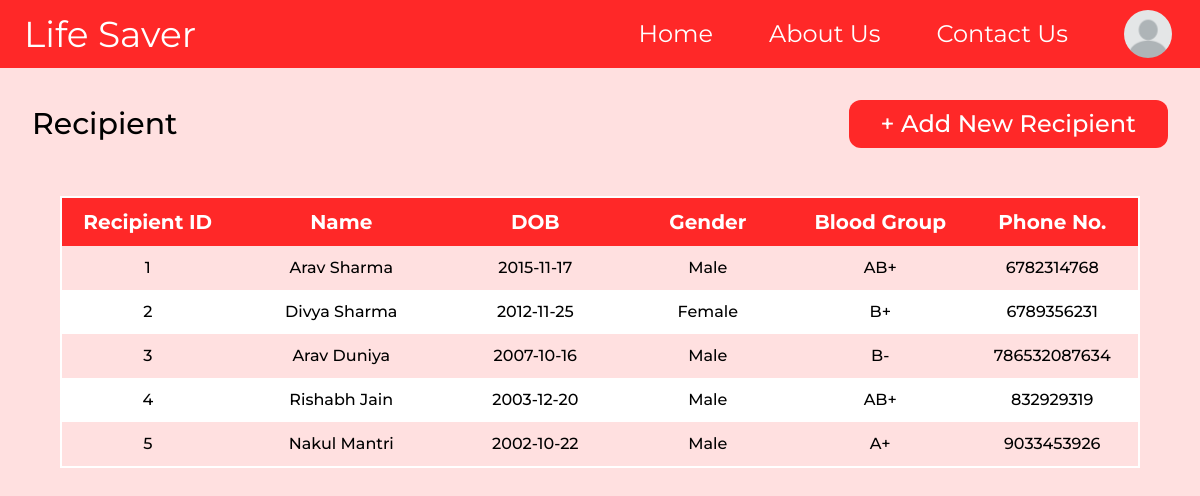
The app's page /HRecipients (signed in) with its own data.
### app/models.py (models this page shows)
class Recipient(UserMixin,db.Model):
    recipient_id = db.Column(db.Integer, primary_key=True,autoincrement=True)
    h_email_id = db.Column(db.String(120), db.ForeignKey('r_hospital.h_email_id'))
    first_name = db.Column(db.String(50), nullable=False)
    last_name = db.Column(db.String(50), nullable=False)
    date_of_birth = db.Column(db.Date, nullable=False)
    gender = db.Column(db.String(10), nullable=False)
    contact_phone = db.Column(db.String(15))
    contact_email = db.Column(db.String(120))
    contact_address = db.Column(db.String(200))
    blood_type = db.Column(db.String(5), nullable=False)
    medical_history = db.Column(db.Text,nullable=True)
    r_hospital = db.relationship("RHospital", backref="hospitals")

### app/routes.py (the view)
@app.route('/HRecipients',methods=['GET', 'POST'])
@login_required
@hos_required
def HRecipients():
    src = "../static/images/profile.png"
    allowed_extensions = ['jpg', 'jpeg', 'png']
    for extension in allowed_extensions:
        image_path = f"/home/MHADJANGO/BBMS/app/static/images/{current_user.h_email_id.split('@')[0]}.{extension}"
        if os.path.isfile(image_path) == True:
            src = f"../static/images/{current_user.h_email_id.split('@')[0]}.{extension}"
    res = Recipient.query.filter_by(h_email_id=current_user.h_email_id).all()
    return render_template('Hospital/Hospital_Recipent.html',ress =res,src=src,user=current_user)

### app/models.py (called while the page is built)
    def has_role(self, role):
        return role in self.roles

### app/routes.py (called while the page is built)
def hos_required(f):
    @wraps(f)
    def decorated_function(*args, **kwargs):
        if current_user.is_authenticated :
            if current_user.has_role('hospital'):
                return f(*args, **kwargs)
            else:
                return redirect(url_for('index'))
        else:
            return redirect(url_for('index'))
    return decorated_function

@login_manager.user_loader
def load_user(user_id):
    donor = RDonor.query.get(user_id)
    if donor:
        return donor
    hospital = RHospital.query.get(user_id)
    if hospital:
        return hospital
    admin = AdminUser.query.get(user_id)
    if admin:
        return admin
    return None

### app/templates/Hospital/Hospital_Recipent.html (shortened to what this page needs)
<!DOCTYPE html>
<html lang="en" class="box-border scroll-smooth focus:scroll-auto">
<head>
  <script src="https://cdn.tailwindcss.com"></script>
  <link rel="stylesheet" href="{{ url_for('static', filename='profile.css') }}" />
</head>
<body class="dreq-body bg-[#ffe0e0]">
  <nav class="bg-[#FF2828] w-full flex py-[7px] text-white text-[24px] ">
    <div class="flex items-center
        w-[20%]
    ml-[24px] text-[36px]  hover:tracking-[0.1em]
    transition-all duration-700 cursor-pointer
                ">
      <a href="{{url_for('index')}}">Life Saver</a>
    </div>
    <div class=" flex w-[80%] justify-end items-center">
      <div class="cursor-pointer hover:border-b-[2px] hover:border-white transition-all duration-100 mx-[28px] ">
        <a href="{{url_for('index')}}">Home</a>
      </div>
      <div class="cursor-pointer hover:border-b-[2px] hover:border-white transition-all duration-100 mx-[28px] ">
        <a href="{{url_for('about')}}">About Us</a>
      </div>
      <div class="cursor-pointer hover:border-b-[2px] hover:border-white transition-all duration-100 mx-[28px] ">
        <a href="{{url_for('contact')}}">Contact Us</a>
      </div>
      {% if user is none %}
      <div class="log--in cursor-pointer hover:border-b-[2px] hover:border-white transition-all duration-100 mx-[28px]">
        <a href="{{url_for('login')}}">Login</a>
      </div>
      {% else %}
      <div class="nav-btn p-dropdown input ">
        <div class="temp flex items-center">
          <button class="inline mx-[28px]" onclick="showItemS()">
            <img src="{{ src }}" id="profile-pic-main" alt=""
              class="rounded-full bg-[#d9d9d9]  w-[48px] h-[48px] cursor-pointer ">
          </button>
        </div>
      </div>
      {% endif %}
    </div>
  </nav>
  <div class="header   py-4 mt-4 flex justify-between items-center font-medium">
    <div class="ml-8 text-3xl ">Recipient</div>
    <button onclick="OpenForm()" class="border border-black mr-8 py-2 border-none rounded-xl px-8 bg-[#ff2828] text-white text-2xl">
      + Add New Recipient</button>
  </div>
  <div class="mt-8 flex  items-center flex-col mb-[4rem] ">
    <div class="h-recipient w-[90%] ">
      <table>
        <tr>
          <th class="bg-[#ff2828] text-white text-xl ">Recipient ID</th>
          <th class="bg-[#ff2828] text-white text-xl ">Name</th>
          <th class="bg-[#ff2828] text-white text-xl ">DOB</th>
          <th class="bg-[#ff2828] text-white text-xl ">Gender</th>
          <th class="bg-[#ff2828] text-white text-xl ">Blood Group</th>
          <th class="bg-[#ff2828] text-white text-xl ">Phone No.</th>
        </tr>
        {% for res in ress %}
        <tr>
          <td>{{ res.recipient_id }}</td>
          <td>{{ res.first_name + " " + res.last_name }}</td>
          <td>{{ res.date_of_birth }}</td>
          <td>{{ res.gender }}</td>
          <td>{{ res.blood_type }}</td>
          <td>{{ res.contact_phone }}</td>
        </tr>
        {% endfor %}
      </table>
    </div>
  </div>
</body>
</html>

### app/static/profile.css (style rules this page uses)
body { font-family: 'Montserrat', sans-serif; }
:root { --text-sm:1rem; --text-md:2rem; --text-lg:2.5rem; --text-elg:3rem; --text-xxl:3.5rem; --border-rad-main:1.5rem; --border-rad:2rem; --primary-color:#ff2828; }
.p-dropdown { position: relative; }
table { border-collapse: collapse; width: 100%; }
th, td { padding: 10px; text-align: center; }
th { background-color: #FF2828; color: white; }
td { color:black; }
th:nth-child(1), td:nth-child(1) { width: 30%; }
th:nth-child(2), td:nth-child(2) { width: 30%; }
th:nth-child(3), td:nth-child(3) { width: 20%; }
th:nth-child(4), td:nth-child(4) { width: 25%; }
th,td { white-space: nowrap; }
.h-recipient th:nth-child(1),.h-recipient td:nth-child(1) { width: 16%; }
.h-recipient th:nth-child(2),.h-recipient td:nth-child(2) { width: 20%; }
.h-recipient th:nth-child(3),.h-recipient td:nth-child(3) { width: 16%; }
.h-recipient th:nth-child(4),.h-recipient td:nth-child(4) { width: 16%; }
.h-recipient th:nth-child(5),.h-recipient td:nth-child(5) { width: 16%; }
.h-recipient th, .h-recipient td { border: none; padding: 10px; text-align: center; }
.h-recipient td { font-weight: 500; }
.h-recipient tr:nth-child(odd) { background-color: white; }
.h-recipient table { border:2px solid white; }

### records on screen
Recipient: recipient_id "1", first_name+last_name "Arav Sharma", date_of_birth "2015-11-17", gender "Male", blood_type "AB+", contact_phone "6782314768"
Recipient: recipient_id "2", first_name+last_name "Divya Sharma", date_of_birth "2012-11-25", gender "Female", blood_type "B+", contact_phone "6789356231"
Recipient: recipient_id "3", first_name+last_name "Arav Duniya", date_of_birth "2007-10-16", gender "Male", blood_type "B-", contact_phone "786532087634"
Recipient: recipient_id "4", first_name+last_name "Rishabh Jain", date_of_birth "2003-12-20", gender "Male", blood_type "AB+", contact_phone "832929319"
Recipient: recipient_id "5", first_name+last_name "Nakul Mantri", date_of_birth "2002-10-22", gender "Male", blood_type "A+", contact_phone "9033453926"
